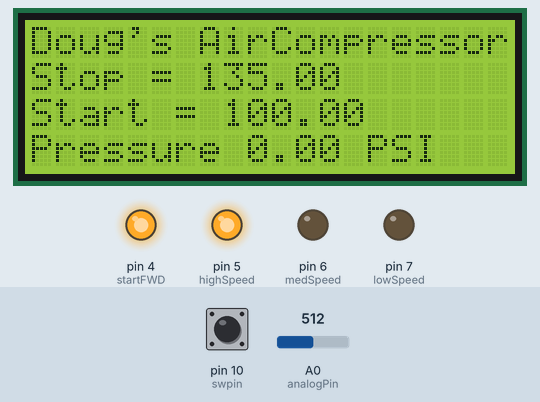
Recording of a sketch running on a simulated Arduino Uno, built with avr-gcc and run on an emulated ATmega328P. Parts: 20×4 character LCD, output pins drawn as LEDs (lit = HIGH). Dashed ring = blinking. The test bench sets the inputs (shaded band); at power-on: pin 10 (swpin) HIGH, A0 (analogPin) = 512. What the sketch prints to the serial monitor is not drawn.

Above: at 1.2 s.
1.3 s: pin 10 (swpin) pulled LOW for 2.25 s
At 3.6 s:
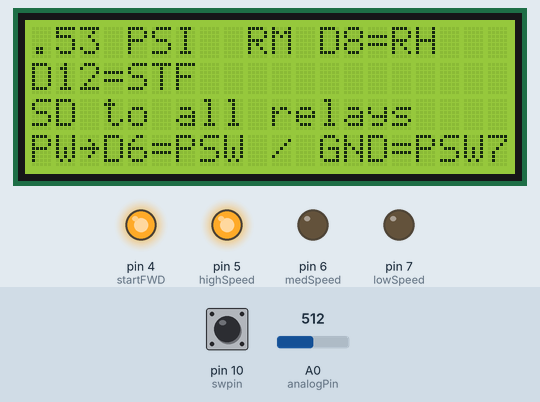
5.8 s: pin 10 (swpin) pulled LOW for 2.25 s
At 8.2 s:
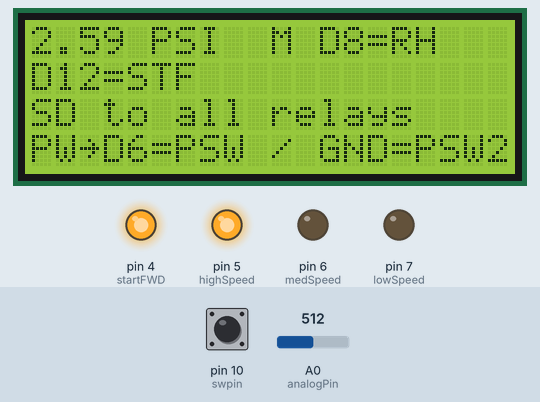
9.5 s: A0 (analogPin) set to 900
At 15.8 s:
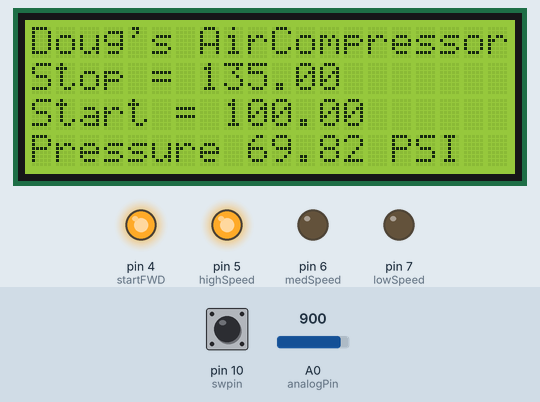
15.9 s: A0 (analogPin) set to 974
At 21.8 s:
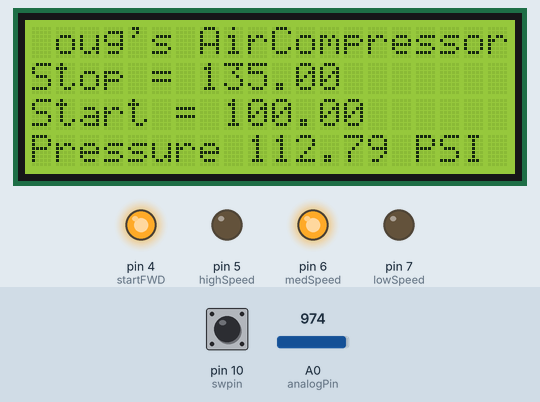
22.3 s: A0 (analogPin) set to 994
At 24.3 s:
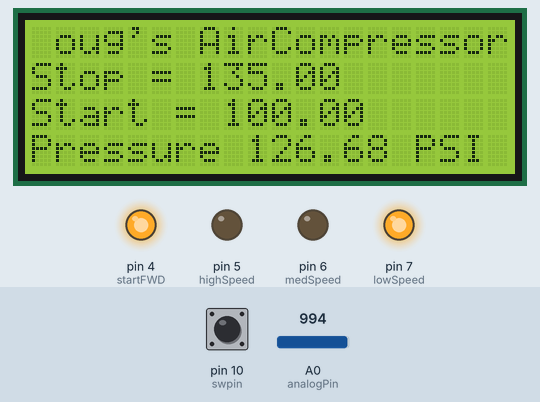
25.9 s: pin 10 (swpin) pulled LOW for 2.25 s
At 29.4 s:
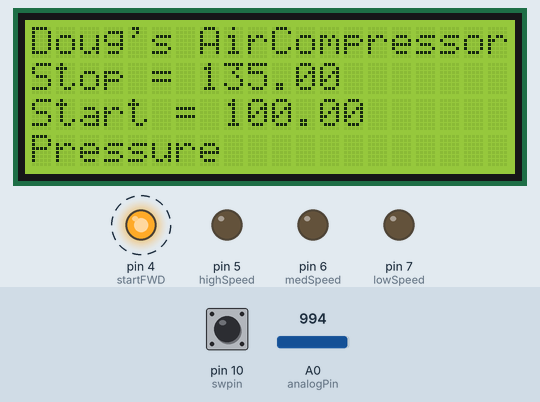
Timing chart, 0 to 30.9 s (numbered marks = the images above; inputs shaded):
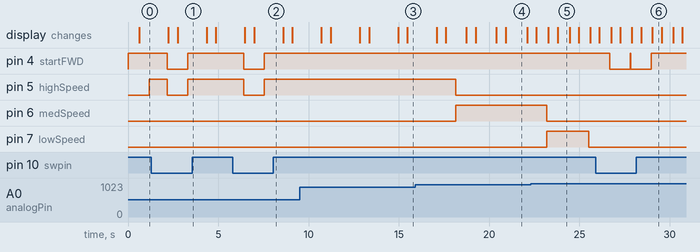

Measured:
- the behaviour switches between 981 and 982 on A0 (analogPin) (found by bisection; images 4 and 5)
- after the input at 1.3 s, pin 4 (startFWD), pin 5 (highSpeed): HIGH → LOW after 0.88 s, → HIGH 1.1 s later; the display: first changes after 0.94 s (image 1 shows a later state)
- after the input at 5.8 s, pin 4 (startFWD), pin 5 (highSpeed): HIGH → LOW after 0.61 s, → HIGH 1.1 s later; the display: first changes after 0.68 s (image 2 shows a later state)
- after the input at 25.9 s, pin 4 (startFWD): alternates HIGH for 0.01 s and LOW for 1.1 s, 4 changes in all, then stays HIGH, starting after 0.79 s; the display: first differs from a run without the input after 0.85 s (image 6 shows a later state)
- what the display in image 4 shows lasts 1.2 s, from 20.9 s to 22.1 s
- what the display in image 5 shows lasts 0.7 s, from 23.8 s to 24.5 s
- what the display in image 6 shows lasts 0.6 s, from 29.0 s to 29.6 s

The sketch:

Compressor.ino
```cpp
/*pressure 0 psi = 0 volts
//Pressure 150 psi = 5 Volts
turn off the compressure at 1010 ~ 140psi

For Mitsubishi FR-700 inverter
connect Relay 1 to RL
connect Relay 2 to RM
connect Relay 3 to RH
Connect Relay 5 to STF
Connect SD to the Compressure side of the relays

Power Switch
Connect a switch from 5v to 10K res. to pin 10 for on. Pin 10 to gnd for off

Pressure Sensor 5V, gnd, A1

Display connect to arduino pins A4(SDA),A5(SCL) and 5V, Ground
*/

#include <LiquidCrystal_I2C.h>
#include <Wire.h>

LiquidCrystal_I2C lcd(0x3F, 20, 4);

const int swpin = 10;
int lowSpeed = 7;    // Relay 1
int medSpeed = 6;    // Relay 2
int highSpeed = 5;   // Relay 3
int startFWD = 4;    // Relay 4
int analogPin = A0;  // pressure sensor (middle terminal) connected to analog pin 1 outside leads to ground and +5V
int i;
float inPutPressure = 0;  //Pressure gage
double lowPressure = 95;
double medPressure = 120;
double offPressure = 135;
double onPressure = 100;
bool compressureState = true;  // true = on   false = off
//bool compressureStateOn = true;
float displayPressure = 0;
float const multplyerForPSI = .1470588;
int powerSW;  //power switch
const int sampleSize = 10;
double readPressure[sampleSize];
int pressureCounter = 0;
double arrayTotal = 0;

void setup() {

  memset(readPressure, 0, sizeof(readPressure[sampleSize]));

  pinMode(swpin, INPUT);       //power button
  pinMode(lowSpeed, OUTPUT);   // sets the digital pin 7 as output Set freek drive on low
  pinMode(medSpeed, OUTPUT);   // sets the digital pin 6 as output Set freek drive on med-low
  pinMode(highSpeed, OUTPUT);  // sets the digital pin 5 as output Set freek drive on high
  pinMode(startFWD, OUTPUT);   // sets the digital pin 4 as output turn on freek drive.

  digitalWrite(lowSpeed, LOW);
  digitalWrite(medSpeed, LOW);
  digitalWrite(highSpeed, LOW);
  digitalWrite(startFWD, HIGH);
  powerSW = digitalRead(swpin);  //power switch
  Serial.begin(9600);
  Serial.print("button  ");
  Serial.println(powerSW);
  // Display Pressure Section 150psi = 1020
  displayPressure = inPutPressure * 150 / 1020;


  lcd.init();  // initialize the lcd

  lcd.backlight();
}
void displaySetup() {
  // Display Pressure Section 150psi = kk
  lcd.clear();
  lcd.setCursor(0, 0);                // move cursor to   (0, 0)
  lcd.print("Doug's AirCompressor");  // print message at (0, 0)
  lcd.setCursor(0, 1);                // move cursor to   (2, 1)
  lcd.print("Stop = ");               // print message at (2, 1)
  lcd.print(offPressure);
  lcd.setCursor(0, 2);
  lcd.print("Start = ");
  lcd.print(onPressure);
  lcd.setCursor(0, 3);  // move cursor to   (0, 2)
  lcd.print("Pressure ");
  delay(500);
}

void displayWrite() {

  displayPressure = (inPutPressure);
  //lcd.setCursor(8, 3);  // move cursor to   (10, 3)
  lcd.print(displayPressure);
  lcd.print(" PSI  ");
  //lcd.setCursor(10, 3);  // move cursor to   (3, 1)
  //lcd.print(inPutPressure);
  //lcd.print("    ");
  delay(500);
}

void powerOff() {
  // Power switch
  //int powerSW = digitalRead(BUTTON_PIN);  //power switch

  // lcd.clear();
  //lcd.setCursor(3, 3);
  //lcd.print("POWER OFF");
  digitalWrite(lowSpeed, LOW);
  digitalWrite(medSpeed, LOW);
  digitalWrite(highSpeed, LOW);
  digitalWrite(startFWD, LOW);
  //Wiring Setup
  lcd.clear();
  lcd.setCursor(0, 0);
  lcd.print("D4=RL D7=RM D8=RH");
  lcd.setCursor(0, 1);
  lcd.print("D12=STF ");
  lcd.setCursor(0, 2);
  lcd.print("SD to all relays");
  lcd.setCursor(0, 3);
  lcd.print("PW~D6=PSW / GND=PSW");
  delay(500);
}

void loop() {
  powerSW = digitalRead(swpin);  //power switch
  Serial.print("button  ");
  Serial.println(powerSW);
  if (powerSW == LOW) {
    powerOff();
  } else if (powerSW == HIGH) {
    displaySetup();
  }
  //while (!compressureState)  {
  displayWrite();

  // Compressure contral section
  pressureCounter++;
  if (pressureCounter > sampleSize) {
    pressureCounter = 1;
    Serial.println();
    Serial.print("inside Else pressureCounter should be 0 = ");
    Serial.println(pressureCounter);
  }
  Serial.print("outside else Pressure Counter = ");
  Serial.println(pressureCounter);

  readPressure[pressureCounter - 1] = analogRead(analogPin) * multplyerForPSI;
  inPutPressure = 0;

  Serial.print("array value= ");
  arrayTotal = 0;
  // Avrage out inputPressure
  for (int ii = 1; ii < sampleSize + 1; ii++) {
    arrayTotal += readPressure[ii - 1];


    Serial.print(readPressure[ii - 1]);
    Serial.print(". ");
  }  //end for loop

  inPutPressure = arrayTotal / sampleSize;

  if (inPutPressure >= offPressure) {
    compressureState = false;  // true = on "Low pressure"   false = off "High pressure"
    digitalWrite(lowSpeed, LOW);
    digitalWrite(medSpeed, LOW);
    digitalWrite(highSpeed, LOW);
    digitalWrite(startFWD, HIGH);
  }
  if (!compressureState) {  // true = on "Low pressure"   false = off "High pressure"
    if (inPutPressure <= onPressure) {
      compressureState = true;
    }
  }
  if (compressureState) {
    if (inPutPressure > medPressure) {  //High Pressure/ Low speed
      digitalWrite(lowSpeed, HIGH);
      digitalWrite(medSpeed, LOW);
      digitalWrite(highSpeed, LOW);
      digitalWrite(startFWD, HIGH);
      Serial.println();
      Serial.print("High Pressure stf= ");
      Serial.println(startFWD);
      Serial.println();
      delay(10);
    } else if (medPressure > inPutPressure && inPutPressure >= lowPressure) {  //Mid Pressure / med speed
      digitalWrite(lowSpeed, LOW);
      digitalWrite(medSpeed, HIGH);
      digitalWrite(highSpeed, LOW);
      digitalWrite(startFWD, HIGH);
      Serial.println();
      Serial.print("Med Pressure stf= ");
      Serial.println(startFWD);
      Serial.println();
      delay(500);
    } else if (inPutPressure < lowPressure) {  //High Speed (low pressure)
      digitalWrite(lowSpeed, LOW);
      digitalWrite(medSpeed, LOW);
      digitalWrite(highSpeed, HIGH);
      digitalWrite(startFWD, HIGH);
      delay(1000);
      Serial.println();
      Serial.print("Low Pressure stf= ");
      Serial.println(startFWD);
      Serial.println();
    }
  }
}
```
